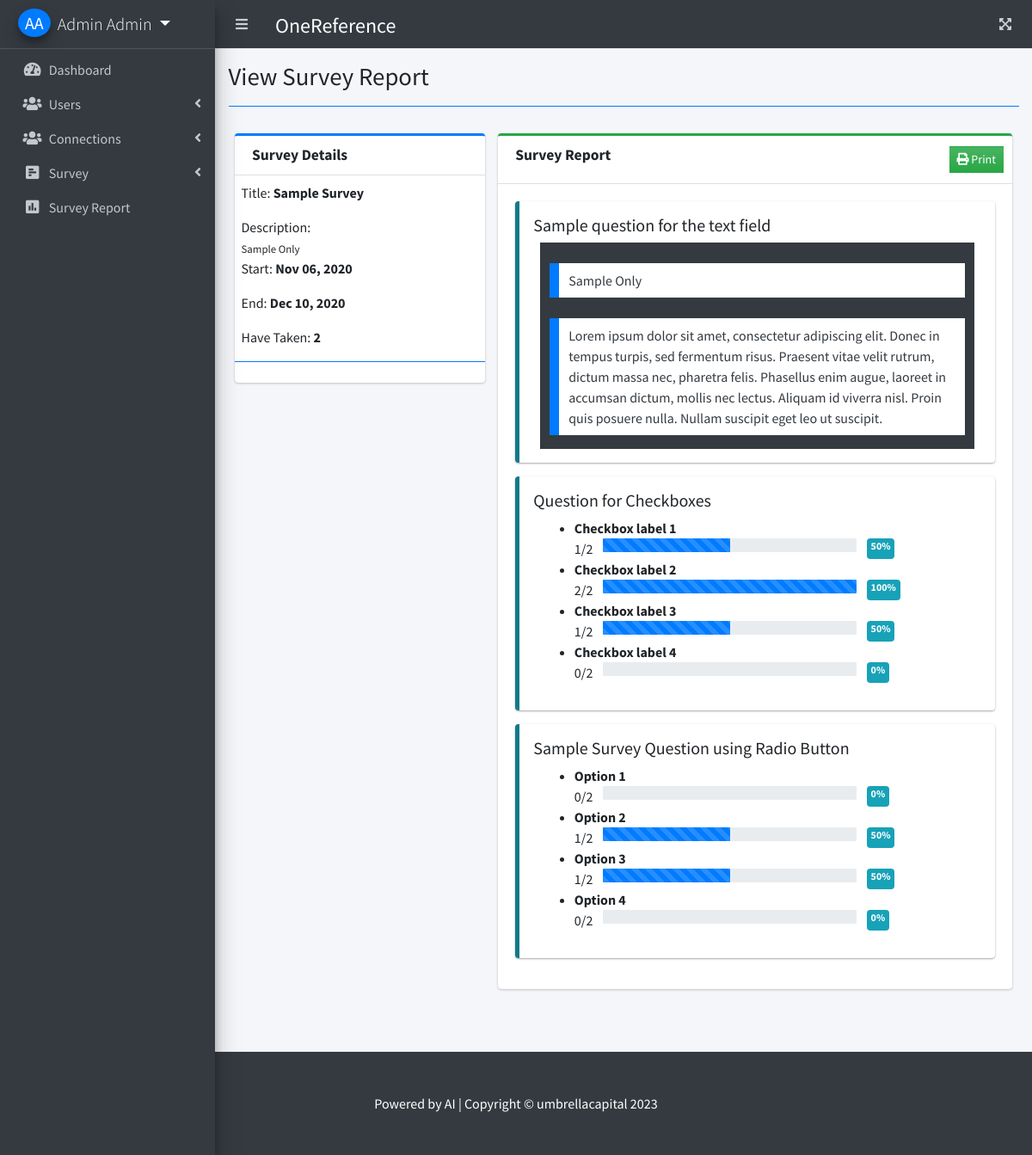
The page /home.php?page=view_survey_report&id=1 (signed in) on the database its author committed.
### tables this page shows
CREATE TABLE `questions` (
  `id` int(30) NOT NULL,
  `question` text NOT NULL,
  `frm_option` text NOT NULL,
  `type` varchar(50) NOT NULL,
  `order_by` int(11) NOT NULL,
  `survey_id` int(30) NOT NULL,
  `date_created` datetime NOT NULL DEFAULT current_timestamp()
);

### view_survey_report.php (the view, shortened to what this page needs)
<?php include 'db_connect.php' ?>
<?php
$qry = $conn->query("SELECT * FROM survey_set where id = ".$_GET['id'])->fetch_array();
foreach($qry as $k => $v){
	if($k == 'title')
		$k = 'stitle';
}
$taken = $conn->query("SELECT distinct(user_id) from answers where survey_id ={$id}")->num_rows;
$answers = $conn->query("SELECT a.*,q.type from answers a inner join questions q on q.id = a.question_id where a.survey_id ={$id}");
$ans = array();
while($row=$answers->fetch_assoc()){
	if($row['type'] == 'radio_opt'){
		$ans[$row['question_id']][$row['answer']][] = 1;
	}
	if($row['type'] == 'check_opt'){
		foreach(explode(",", str_replace(array("[","]"), '', $row['answer'])) as $v){
		$ans[$row['question_id']][$v][] = 1;
		}
	}
	if($row['type'] == 'textfield_s'){
		$ans[$row['question_id']][] = $row['answer'];
	}
}
?>
<div class="col-lg-12">
	<div class="row">
		<div class="col-md-4">
			<div class="card card-outline card-primary">
				<div class="card-header">
					<h3 class="card-title"><b>Survey Details</b></h3>
				</div>
				<div class="card-body p-0 py-2">
					<div class="container-fluid">
						<p>Title: <b><?php echo $stitle ?></b></p>
						<p class="mb-0">Description:</p>
						<small><?php echo $description; ?></small>
						<p>Start: <b><?php echo date("M d, Y",strtotime($start_date)) ?></b></p>
						<p>End: <b><?php echo date("M d, Y",strtotime($end_date)) ?></b></p>
						<p>Have Taken: <b><?php echo number_format($taken) ?></b></p>
					</div>
					<hr class="border-primary">
				</div>
			</div>
		</div>
		<div class="col-md-8">
			<div class="card card-outline card-success">
				<div class="card-header">
					<h3 class="card-title"><b>Survey Report</b></h3>
					<div class="card-tools">
						<button class="btn btn-flat btn-sm bg-gradient-success" type="button" id="print"><i class="fa fa-print"></i> Print</button>
					</div>
				</div>
				<div class="card-body ui-sortable">
					<?php
					$question = $conn->query("SELECT * FROM questions where survey_id = $id order by abs(order_by) asc,abs(id) asc");
					while($row=$question->fetch_assoc()):
					?>
					<div class="callout callout-info">
						<h5><?php echo $row['question'] ?></h5>
						<div class="col-md-12">
							<?php if($row['type'] != 'textfield_s'):?>
								<ul>
							<?php foreach(json_decode($row['frm_option']) as $k => $v):
								$prog = ((isset($ans[$row['id']][$k]) ? count($ans[$row['id']][$k]) : 0) / $taken) * 100;
								$prog = round($prog,2);
								?>
								<li>
									<div class="d-block w-100">
										<b><?php echo $v ?></b>
									</div>
									<div class="d-flex w-100">
									<span class=""><?php echo isset($ans[$row['id']][$k]) ? count($ans[$row['id']][$k]) : 0 ?>/<?php echo $taken ?></span>
									<div class="mx-1 col-sm-8"">
									<div class="progress w-100" >
					                  <div class="progress-bar bg-primary progress-bar-striped" role="progressbar" aria-valuenow="40" aria-valuemin="0" aria-valuemax="100" style="width: <?php echo $prog ?>%">
					                  </div>
					                </div>
					                </div>
					                <span class="badge badge-info"><?php echo $prog ?>%</span>
									</div>
								</li>
								<?php endforeach; ?>
								</ul>
						<?php else: ?>
							<div class="d-block tfield-area w-100 bg-dark">
								<?php if(isset($ans[$row['id']])): ?>
								<?php foreach($ans[$row['id']] as $val): ?>
								<blockquote class="text-dark"><?php echo $val ?></blockquote>
								<?php endforeach; ?>
								<?php endif; ?>
							</div>
						<?php endif; ?>
						</div>
					</div>
					<?php endwhile; ?>
				</div>
			</div>
		</div>
	</div>
</div>

### view_survey_report.php (style rules this page uses)
.tfield-area { max-height: 30vh; overflow: auto; }

### rows shown on the page
questions: question "Sample question for the text field", id "Sample Only", id "Lorem ipsum dolor sit amet, consectetur adipiscing elit. Donec in tempus turpis, sed fermentum risus. Praesent vitae velit rutrum, dictum massa nec, pharetra felis. Phasellus enim augue, laoreet in accumsan dictum, mollis nec lectus. Aliquam id viverra nisl. Proin quis posuere nulla. Nullam suscipit eget leo ut suscipit."
questions: question "Question for Checkboxes", frm_option "Checkbox label 1", id "1", id "50", frm_option "Checkbox label 2", id "2", id "100", frm_option "Checkbox label 3", frm_option "Checkbox label 4", id "0"
questions: question "Sample Survey Question using Radio Button", frm_option "Option 1", id "0", frm_option "Option 2", id "1", id "50", frm_option "Option 3", frm_option "Option 4"

### other values the page prints
$_SESSION['login_firstname'].' '.$_SESSION['login_lastname'] "Admin Admin"
$title "View Survey Report"
$stitle "Sample Survey"
$description "Sample Only"
date("M d, Y",strtotime($start_date)) "Nov 06, 2020"
date("M d, Y",strtotime($end_date)) "Dec 10, 2020"
$taken "2"
